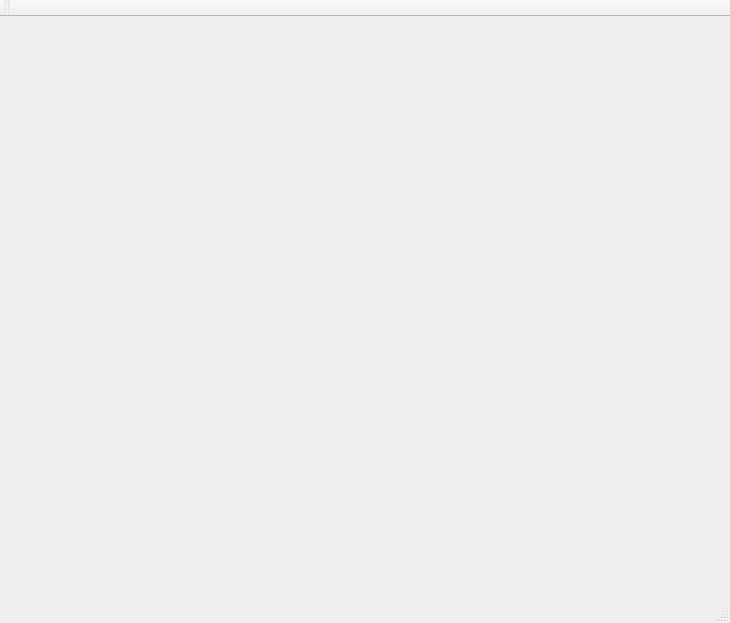
<?xml version="1.0" encoding="UTF-8"?>
<ui version="4.0">
 <class>MainWindow</class>
 <widget class="QMainWindow" name="MainWindow">
  <property name="geometry">
   <rect>
    <x>0</x>
    <y>0</y>
    <width>730</width>
    <height>623</height>
   </rect>
  </property>
  <property name="windowTitle">
   <string>MainWindow</string>
  </property>
  <widget class="QWidget" name="centralWidget">
   <widget class="QGLESWIDGET" name="widget" native="true">
    <property name="geometry">
     <rect>
      <x>10</x>
      <y>10</y>
      <width>600</width>
      <height>600</height>
     </rect>
    </property>
   </widget>
  </widget>
  <widget class="QMenuBar" name="menuBar">
   <property name="geometry">
    <rect>
     <x>0</x>
     <y>0</y>
     <width>730</width>
     <height>25</height>
    </rect>
   </property>
  </widget>
  <widget class="QToolBar" name="mainToolBar">
   <attribute name="toolBarArea">
    <enum>TopToolBarArea</enum>
   </attribute>
   <attribute name="toolBarBreak">
    <bool>false</bool>
   </attribute>
  </widget>
  <widget class="QStatusBar" name="statusBar"/>
 </widget>
 <layoutdefault spacing="6" margin="11"/>
 <customwidgets>
  <customwidget>
   <class>QGLESWIDGET</class>
   <extends>QWidget</extends>
   <header>qgleswidget.h</header>
   <container>1</container>
  </customwidget>
 </customwidgets>
 <resources/>
 <connections/>
</ui>
